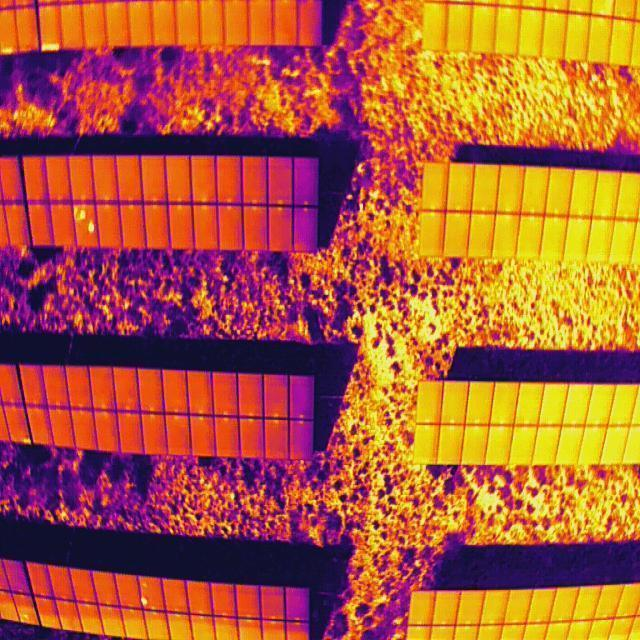
#> input picture input_dir/anh1.jpg, 640 x 640 px; its folder holds only this picture in this run
$ python -i qualitycontrol.py   (imports and definitions only)   (older library calls are emulated)
#> lines starting #> are read from the running program, lines starting #| are printed output that depends on the picture
#> further down, picture is the input picture: shape (640, 640, 3); mean B, G, R 56.9, 89.8, 172.6
import cv2
import csv
import json
import shutil
import numpy as np
from pathlib import Path


# ============================================================
# CẤU HÌNH CHÍNH
# ============================================================

# Thư mục ảnh đầu vào của hệ thống
INPUT_DIR = r"C:\Users\mvtha\Downloads\test2"

# Thư mục lưu ảnh sau tiền xử lý + ảnh bị loại + report
OUTPUT_DIR = r"C:\Users\mvtha\Downloads\test2_preprocessed"

# File threshold JSON bạn đã calibrate từ tập train/reference
THRESHOLD_JSON = r"C:\Users\mvtha\Downloads\empirical_qc_thresholds.json"

# Kích thước ảnh train/model: width, height
TARGET_SHAPE = (640, 512)

# Các định dạng ảnh được nhận
IMAGE_EXTENSIONS = [".jpg", ".jpeg", ".png", ".bmp", ".tif", ".tiff"]

# Lưu report
SAVE_REPORT_JSON = True
SAVE_REPORT_CSV = True

# Nếu ảnh có nhiều warning cùng lúc thì loại.
# Đặt None nếu không muốn dùng luật này.
REJECT_IF_WARNING_COUNT_AT_LEAST = 3


# ============================================================
# CẤU HÌNH PAD ĐEN
# ============================================================

# PAD_MODE:
# - "off" : không bao giờ khôi phục pad đen gốc
# - "on"  : luôn khôi phục pad đen gốc nếu phát hiện được vùng đen ở mép
# - "auto": tự phát hiện ảnh đầu vào có pad đen hay không, có thì khôi phục, không thì bỏ qua
PAD_MODE = "auto"

# Cấu hình phát hiện pad đen ở mép ảnh.
# Một hàng/cột được xem là pad nếu phần lớn pixel gần đen.
PAD_BLACK_THRESHOLD = 8
PAD_LINE_BLACK_RATIO = 0.95
PAD_MIN_THICKNESS_PX = 3


# ============================================================
# GHI CHÚ QUAN TRỌNG
# ============================================================
# Code này KHÔNG làm sharpen, KHÔNG tăng tương phản mạnh, KHÔNG histogram equalization.
# Mục tiêu là:
# 1. Loại ảnh quá lệch so với phân bố ảnh train/reference.
# 2. Sửa bad pixel rất nhẹ nếu chỉ là pixel lẻ.
# 3. Khử nhiễu nhẹ nếu noise vượt ngưỡng đã calibrate.
# 4. Nếu ảnh đầu vào đã có pad đen thì giữ lại pad đen gốc.
# 5. Letterbox về 640x512 giống dữ liệu train/model.


# ============================================================
# IO ẢNH, HỖ TRỢ ĐƯỜNG DẪN CÓ KÝ TỰ UNICODE
# ============================================================

# [75 lines left out: functions read_image, write_image, make_output_name, load_thresholds, not called in this run]


# ============================================================
# TÍNH METRIC CHẤT LƯỢNG ẢNH
# ============================================================

class QualityMetrics:
    @staticmethod
    def to_gray(img_bgr):
        return cv2.cvtColor(img_bgr, cv2.COLOR_BGR2GRAY)

    # [76 lines left out: functions compute_blur_score, compute_noise_score, compute_exposure_stats, compute_edge_black_ratio, compute_all, not called in this run]


# ============================================================
# LETTERBOX RESIZE VỀ SIZE TRAIN
# ============================================================

class ResizeUtils:
    # [59 lines left out: function letterbox_to_shape, not called in this run]


# ============================================================
# PHÁT HIỆN PAD ĐEN ĐÃ CÓ Ở ẢNH ĐẦU VÀO
# ============================================================

class PadDetector:
    # [185 lines left out: functions detect_existing_black_padding, make_padding_mask, should_restore_padding, assess_quality, not called in this run]


# ============================================================
# TIỀN XỬ LÝ ẢNH NHIỆT
# ============================================================

class ThermalPreprocessor:
    @staticmethod
    def bad_pixel_replacement(img_bgr, z_thresh=6.0, max_bad_ratio=0.003):
        """
        Sửa bad pixel/hot pixel lẻ.
        Không sửa nếu vùng bất thường quá nhiều, vì có thể là hotspot thật.
        """
#> called with z_thresh = 6, max_bad_ratio = 0.003
        lab = cv2.cvtColor(img_bgr, cv2.COLOR_BGR2LAB)
#> lab: shape (640, 640, 3); mean of channels 0, 1, 2 124.2, 159.9, 156.4
        l_channel, _, _ = cv2.split(lab)
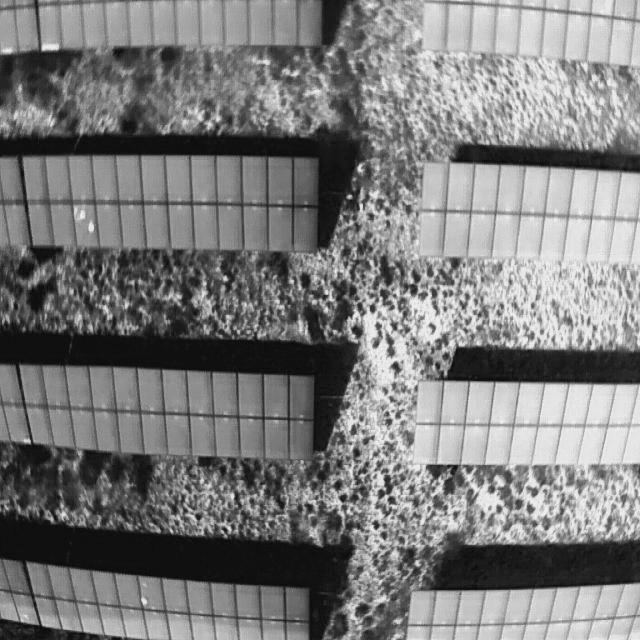
#> l_channel: shape (640, 640); min 6, max 249, mean 124.2

        l_float = l_channel.astype(np.float32)
        local_median = cv2.medianBlur(l_channel, 3).astype(np.float32)

        residual = l_float - local_median
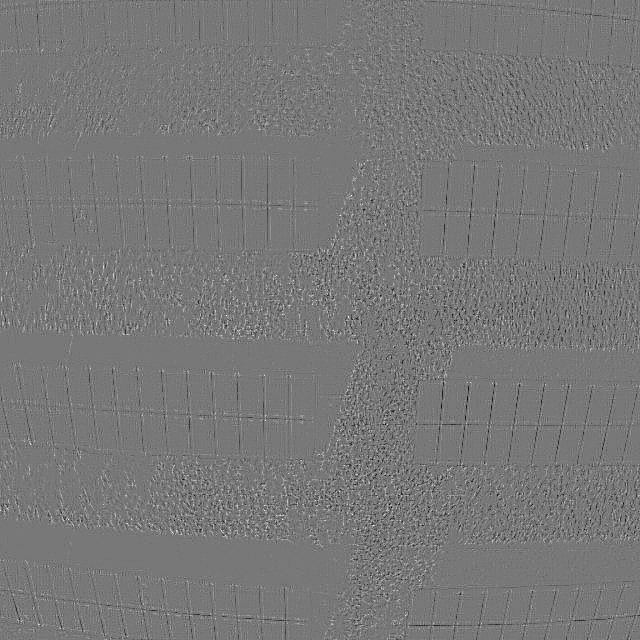
#> residual: shape (640, 640) float32; min -60, max 67, mean 0; drawn with min black and max white

        med = np.median(residual)
#> med = 0
        mad = np.median(np.abs(residual - med))
#> mad = 1

        sigma = 1.4826 * mad
#> sigma = 1.48
        sigma = max(float(sigma), 1e-6)

        bad_mask = np.abs(residual - med) > z_thresh * sigma
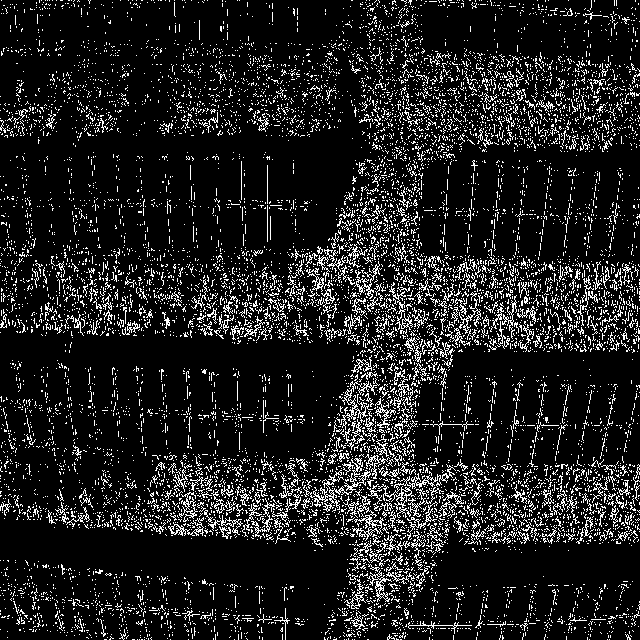
#> bad_mask: shape (640, 640) bool; 12.3% white in thin lines or dots
        bad_ratio = float(np.mean(bad_mask))
#> bad_ratio = 0.123

        info = {
            "bad_pixel_ratio": bad_ratio,
            "bad_pixel_repaired": False,
        }
#> info = {'bad_pixel_ratio': 0.123, 'bad_pixel_repaired': False}

        if bad_ratio > max_bad_ratio or not np.any(bad_mask):
            return img_bgr.copy(), info

        mask_u8 = bad_mask.astype(np.uint8) * 255

        repaired = cv2.inpaint(
            img_bgr,
            mask_u8,
            inpaintRadius=1,
            flags=cv2.INPAINT_TELEA,
        )

        info["bad_pixel_repaired"] = True
        return repaired, info

    # [261 lines left out: functions denoise_if_needed, restore_existing_padding, preprocess, run_preprocess, not called in this run]


# [2 lines not run here, left out]

>>> import cv2
>>> picture = cv2.imread('input_dir/anh1.jpg')
>>> result = ThermalPreprocessor().bad_pixel_replacement(picture)

$ run again, on input_dir/anh105.jpg
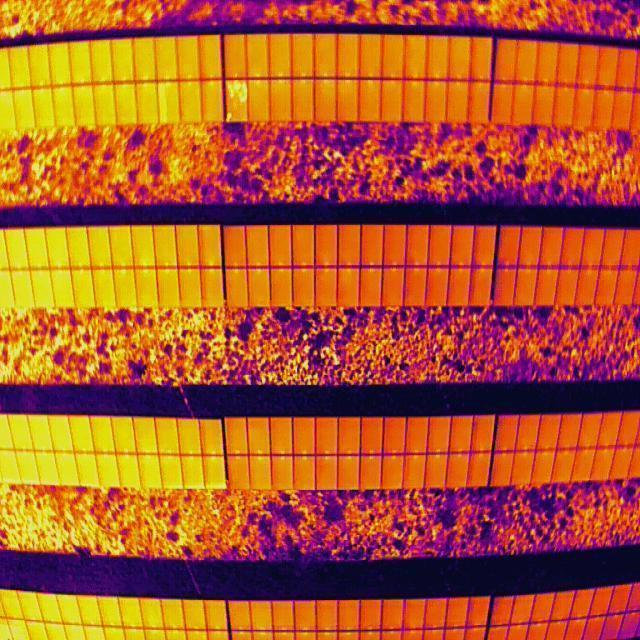
#> input picture input_dir/anh105.jpg, 640 x 640 px
#> picture is the input picture: shape (640, 640, 3); mean B, G, R 43.8, 86.6, 173.3
#> lab: shape (640, 640, 3); mean of channels 0, 1, 2 121.9, 160.5, 162.3
#> in bad_pixel_replacement, `residual = l_float - local_median`:
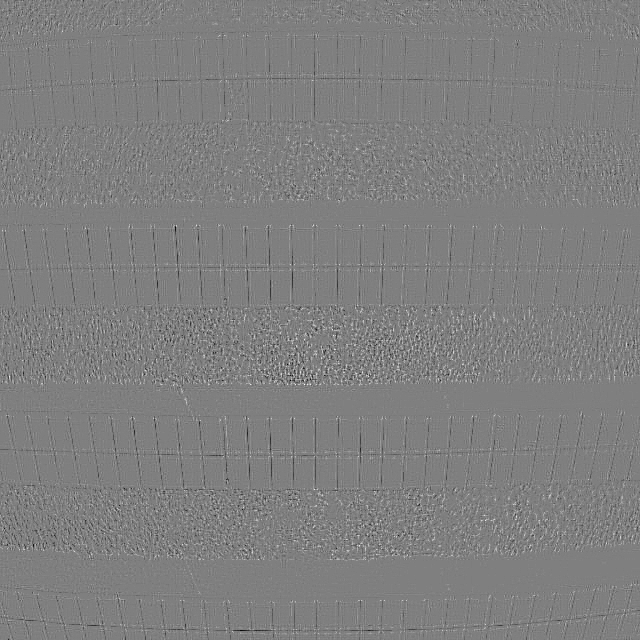
#> residual: shape (640, 640) float32; min -69, max 69, mean 0.1; drawn with min black and max white
#> med = 0
#> mad = 1
#> sigma = 1.48
#> in bad_pixel_replacement, `bad_mask = np.abs(residual - med) > z_thresh * sigma`:
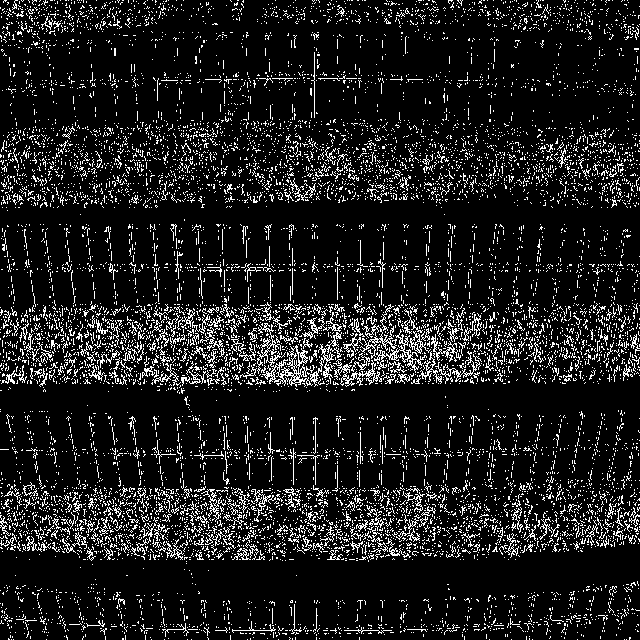
#> bad_mask: shape (640, 640) bool; 11.5% white in thin lines or dots
#> bad_ratio = 0.115
#> info = {'bad_pixel_ratio': 0.115, 'bad_pixel_repaired': False}

$ run again, on input_dir/anh113.jpg
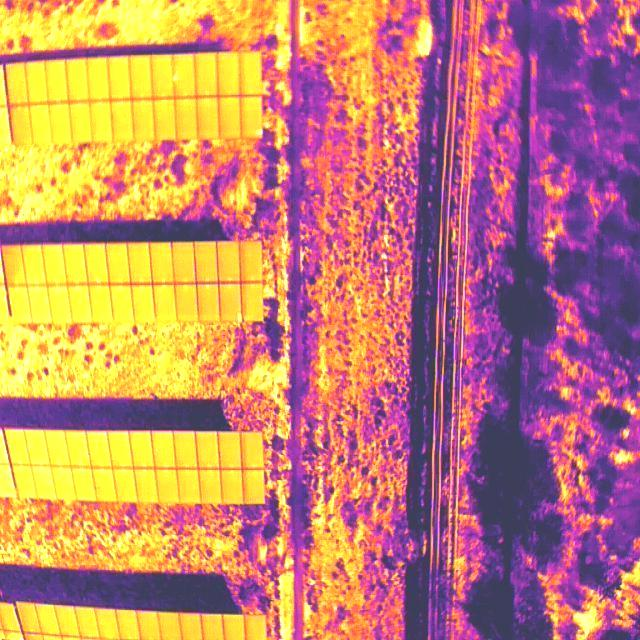
#> input picture input_dir/anh113.jpg, 640 x 640 px
#> picture is the input picture: shape (640, 640, 3); mean B, G, R 111, 130.4, 192.6
#> lab: shape (640, 640, 3); mean of channels 0, 1, 2 156, 152.4, 145.2
#> in bad_pixel_replacement, `residual = l_float - local_median`:
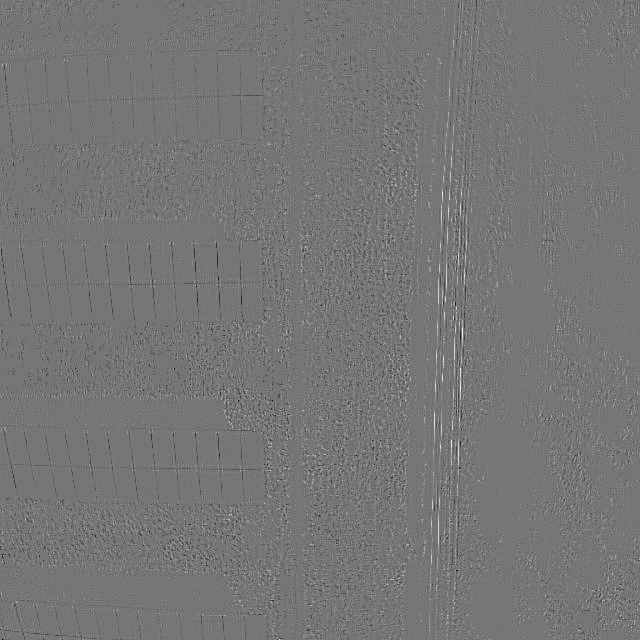
#> residual: shape (640, 640) float32; min -70, max 81, mean -0.1; drawn with min black and max white
#> med = 0
#> mad = 1
#> sigma = 1.48
#> in bad_pixel_replacement, `bad_mask = np.abs(residual - med) > z_thresh * sigma`:
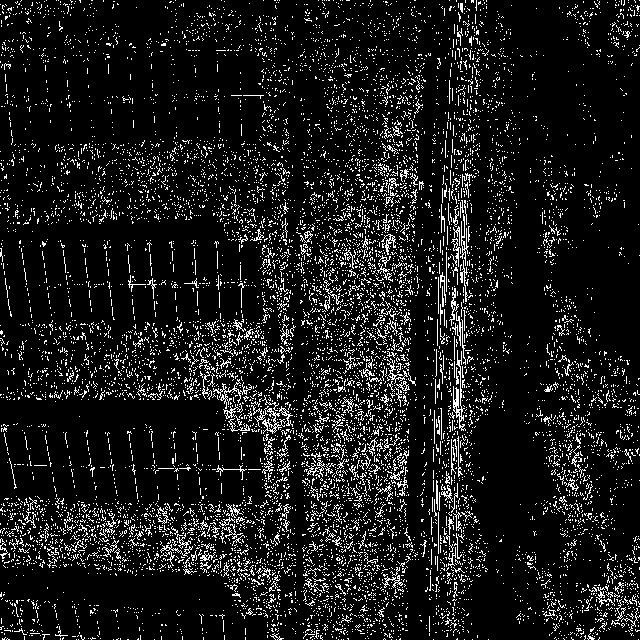
#> bad_mask: shape (640, 640) bool; 10.1% white in thin lines or dots
#> bad_ratio = 0.101
#> info = {'bad_pixel_ratio': 0.101, 'bad_pixel_repaired': False}

$ run again, on input_dir/anh116.jpg
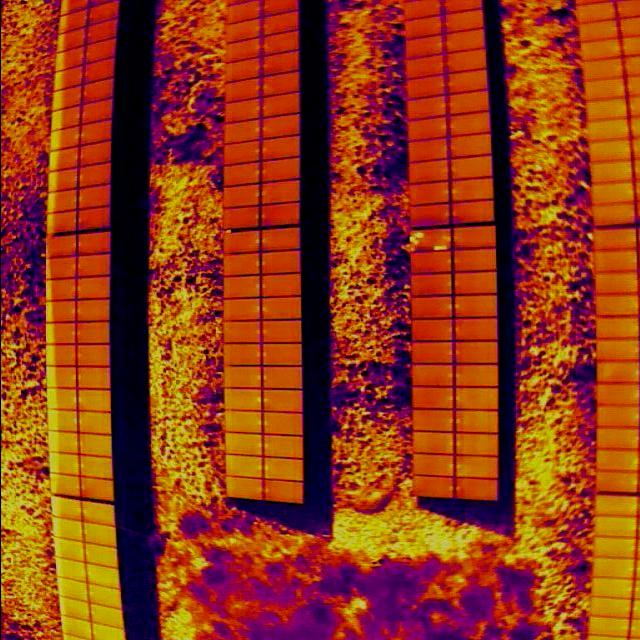
#> input picture input_dir/anh116.jpg, 640 x 640 px
#> picture is the input picture: shape (640, 640, 3); mean B, G, R 23, 56.6, 146.2
#> lab: shape (640, 640, 3); mean of channels 0, 1, 2 95.3, 162.2, 162.6
#> in bad_pixel_replacement, `residual = l_float - local_median`:
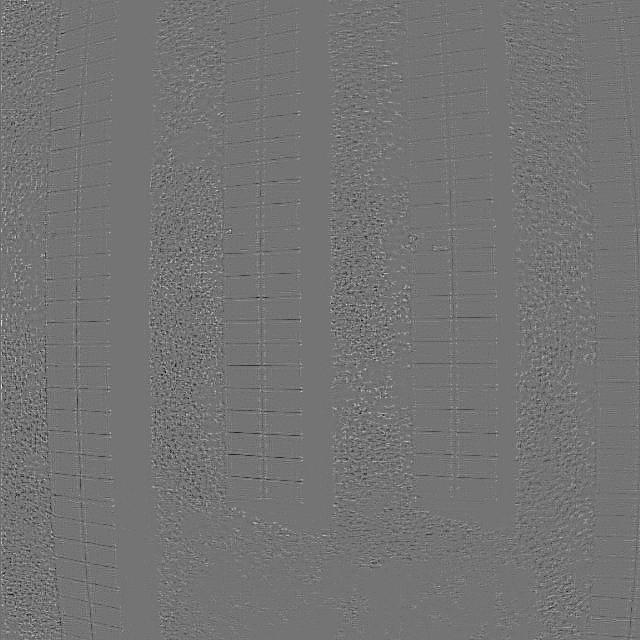
#> residual: shape (640, 640) float32; min -67, max 80, mean 0.1; drawn with min black and max white
#> med = 0
#> mad = 1
#> sigma = 1.48
#> in bad_pixel_replacement, `bad_mask = np.abs(residual - med) > z_thresh * sigma`:
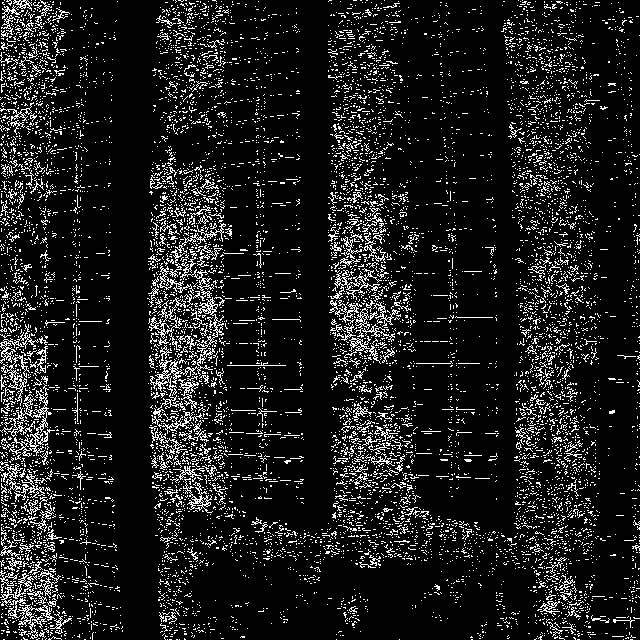
#> bad_mask: shape (640, 640) bool; 11.2% white in thin lines or dots
#> bad_ratio = 0.112
#> info = {'bad_pixel_ratio': 0.112, 'bad_pixel_repaired': False}
